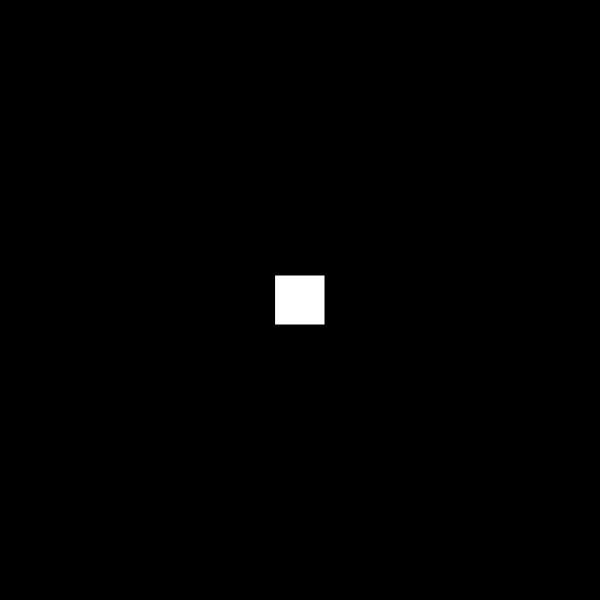
Frame 1 (no input)
Frame 60 (no input): identical to frame 1, image omitted
Frame 120 (the mouse pressed at the canvas centre since frame 60): identical to frame 1, image omitted

The p5.js sketch that drew this single still picture (run headless with seeded random() and noise() and a simulated clock; from frame 60 on, the mouse is pressed at the canvas centre):

// p5.js sketch
// ── sketch.js
//  Step 1: declare a variable
// let _____;
//  Step 2: initialize the variable
//  ____ = 300;

function setup() {
  createCanvas(600, 600);
}

function draw() {
  background(0);

// Move this box to the right
  rectMode(CENTER);
  rect(300, 300, 50, 50)

//  Step 3: use the variable!
//  rect(____, 300, 50, 50)
}
